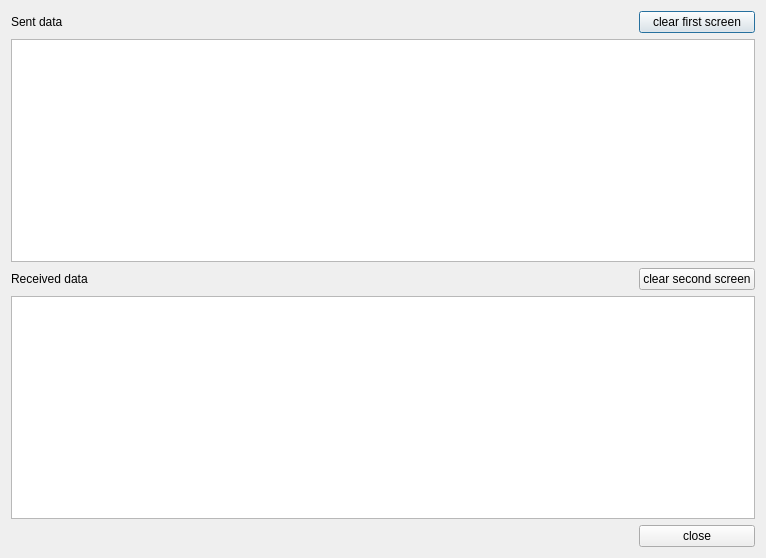
<?xml version="1.0" encoding="UTF-8"?>
<ui version="4.0">
 <class>LogTerminal</class>
 <widget class="QDialog" name="LogTerminal">
  <property name="geometry">
   <rect>
    <x>0</x>
    <y>0</y>
    <width>766</width>
    <height>558</height>
   </rect>
  </property>
  <property name="windowTitle">
   <string>Dialog</string>
  </property>
  <layout class="QGridLayout" name="gridLayout">
   <item row="4" column="0" colspan="4">
    <widget class="QPlainTextEdit" name="receivingTextEdit">
     <property name="focusPolicy">
      <enum>Qt::NoFocus</enum>
     </property>
    </widget>
   </item>
   <item row="0" column="3">
    <widget class="QPushButton" name="cls1Button">
     <property name="text">
      <string>clear first screen</string>
     </property>
    </widget>
   </item>
   <item row="1" column="0" colspan="4">
    <widget class="QPlainTextEdit" name="sendingTextEdit">
     <property name="focusPolicy">
      <enum>Qt::NoFocus</enum>
     </property>
    </widget>
   </item>
   <item row="3" column="3">
    <widget class="QPushButton" name="cls2Button">
     <property name="text">
      <string>clear second screen</string>
     </property>
    </widget>
   </item>
   <item row="5" column="3">
    <widget class="QPushButton" name="closeButton">
     <property name="text">
      <string>close</string>
     </property>
    </widget>
   </item>
   <item row="0" column="0">
    <widget class="QLabel" name="label">
     <property name="text">
      <string>Sent data</string>
     </property>
    </widget>
   </item>
   <item row="3" column="1">
    <spacer name="horizontalSpacer_2">
     <property name="orientation">
      <enum>Qt::Horizontal</enum>
     </property>
     <property name="sizeHint" stdset="0">
      <size>
       <width>40</width>
       <height>20</height>
      </size>
     </property>
    </spacer>
   </item>
   <item row="3" column="0">
    <widget class="QLabel" name="label_2">
     <property name="text">
      <string>Received data</string>
     </property>
    </widget>
   </item>
   <item row="0" column="1">
    <spacer name="horizontalSpacer_3">
     <property name="orientation">
      <enum>Qt::Horizontal</enum>
     </property>
     <property name="sizeHint" stdset="0">
      <size>
       <width>40</width>
       <height>20</height>
      </size>
     </property>
    </spacer>
   </item>
   <item row="5" column="0" colspan="2">
    <spacer name="horizontalSpacer">
     <property name="orientation">
      <enum>Qt::Horizontal</enum>
     </property>
     <property name="sizeHint" stdset="0">
      <size>
       <width>40</width>
       <height>20</height>
      </size>
     </property>
    </spacer>
   </item>
  </layout>
 </widget>
 <resources/>
 <connections/>
</ui>
